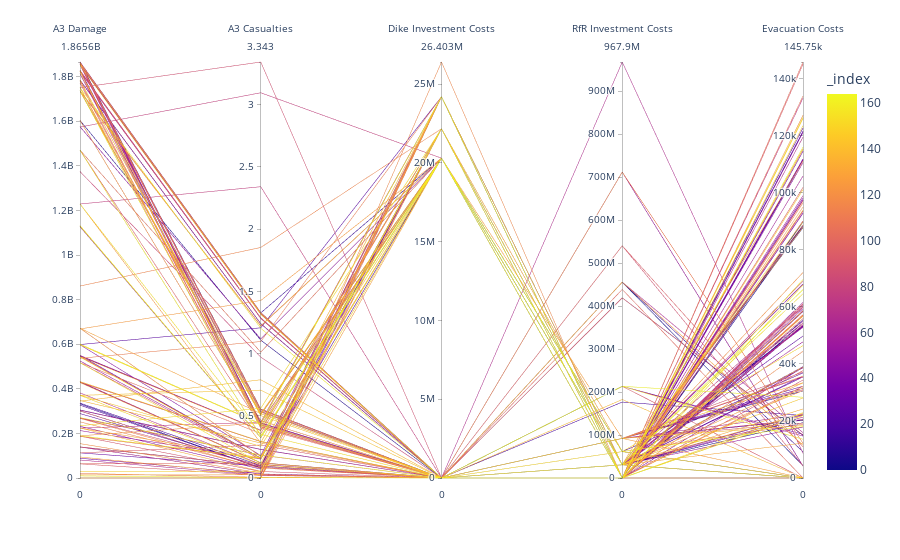

Here is the notebook cell this chart was saved with:
### Markdown cell above
## Show tradeoffs in the resulting optimal policies
The algorithm found 973 solutions, which are displayed in the following section of the notebook.

### Code cell
# extract DataFrame from the tuple
df = results[1]

df1=pd.DataFrame(df)
df1=df1.reset_index()
fig1 = px.parallel_coordinates(df1, labels= 
    {"A3 Expected Annual Damage" : "A3 Damage", 
    "A3 Aggr Expected Number of Deaths" : "A3 Casualties", 
    "A3 Dike Investment Costs" : "Dike Investment Costs", 
    "Room for River Investment Costs" : "RfR Investment Costs",
    "Evacuation Costs" : "Evacuation Costs"}, 
    color=df1.index, 
    dimensions = ["A3 Expected Annual Damage", 
                  "A3 Aggr Expected Number of Deaths", 
                  "A3 Dike Investment Costs", 
                  "Room for River Investment Costs",
                  "Evacuation Costs"])
fig1.update_layout(showlegend=False)


fig1.show()
fig1.write_image("./plots/ParallelPlot_dike3_iter1.png")

### Figure 1 — Plotly figure (JSON) as saved in the notebook; plotly's stock layout.template omitted (floating-point values rounded to 4 significant figures; data arrays with more than 128 entries replaced by an {"elided": "..."} marker saying what was removed)
{"data": [{"dimensions": [{"label": "A3 Damage", "values": {"elided": "165 float values"}}, {"label": "A3 Casualties", "values": {"elided": "165 float values"}}, {"label": "Dike Investment Costs", "values": {"elided": "165 float values"}}, {"label": "RfR Investment Costs", "values": {"elided": "165 int values"}}, {"label": "Evacuation Costs", "values": {"elided": "165 float values"}}], "domain": {"x": [0, 1], "y": [0, 1]}, "line": {"color": {"elided": "165 int values"}, "coloraxis": "coloraxis"}, "name": "", "type": "parcoords"}], "layout": {"coloraxis": {"colorbar": {"title": {"text": "_index"}}, "colorscale": [[0, "#0d0887"], [0.1111, "#46039f"], [0.2222, "#7201a8"], [0.3333, "#9c179e"], [0.4444, "#bd3786"], [0.5556, "#d8576b"], [0.6667, "#ed7953"], [0.7778, "#fb9f3a"], [0.8889, "#fdca26"], [1, "#f0f921"]]}, "legend": {"tracegroupgap": 0}, "margin": {"t": 60}, "showlegend": false}}
